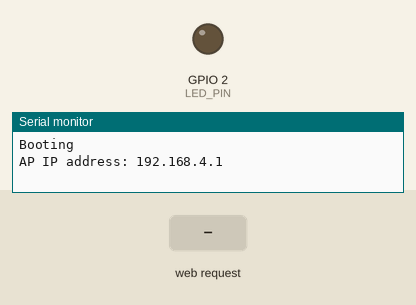
Recording of a program running on a simulated ESP32-S3. Parts: output pins drawn as LEDs (lit = HIGH), the last lines printed to the serial monitor. The inputs (shaded band) are chosen by the test bench.

Above: at 3.2 s.
3.3 s: HTTP request GET /led?state=1 received
At 3.8 s:
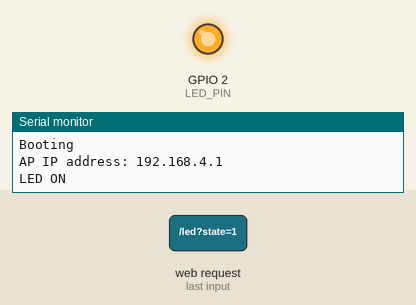
4.8 s: HTTP request GET /led?state=0 received
At 6.2 s:
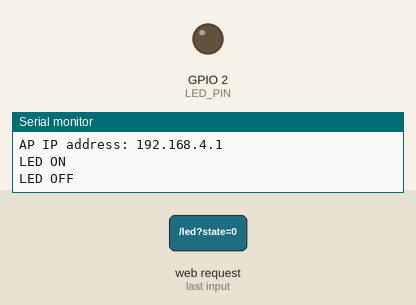
Timing chart, 0 to 7.8 s (numbered marks = the images above; inputs shaded):
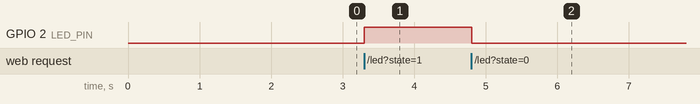

The program:

main.cpp
```cpp
#include <WiFi.h>
#include <Arduino.h>
#include "webpage.h"

//WiFi Access Point credentials
const char* ssid     = "GPS-Compass";
const char* password = "bismarx123";

float lat, lon;

WiFiServer server(80);

const int LED_PIN = 2;

void setup() {
  Serial.begin(115200);
  delay(2000);
  Serial.println("Booting");

  pinMode(LED_PIN, OUTPUT);
  digitalWrite(LED_PIN, LOW); //sets the LED off on boot
  WiFi.softAP(ssid, password); //this thingy creates the access point

  Serial.print("AP IP address: ");
  Serial.println(WiFi.softAPIP()); //this thingy prints IP adress

  server.begin();
}

void parseCoords(const char* request, float& lat, float& lon) {

    lat = 0.0f;
    lon = 0.0f;

    const char* latPointer = strstr(request, "lat=");
    const char* lonPointer = strstr(request, "lon=");
    if (latPointer) {
        latPointer += 4;                // skip "lat="
        lat = strtof(latPointer, nullptr);
    }

    if (lonPointer) {
        lonPointer += 4;                // skip "lon="
        lon = strtof(lonPointer, nullptr);
    }
}

void loop() {
  WiFiClient client = server.available();

  if (!client) return;

  String request = "";

  while (client.connected()) {
    if (client.available()) {
      char c = client.read();
      request += c;
      if (c == '\n') break;   // First line is enough
    }
  }

  /* ===================== LED CONTROL ===================== */
  if (request.indexOf("GET /led?state=1") >= 0) {
    digitalWrite(LED_PIN, HIGH);
    Serial.println("LED ON");
  }
  if (request.indexOf("GET /led?state=0") >= 0) {
    digitalWrite(LED_PIN, LOW);
    Serial.println("LED OFF");
  }

  // Only parse and print coordinates when the /coords endpoint is requested
  if (request.indexOf("GET /coords?") >= 0) {
    parseCoords(request.c_str(), lat, lon);
    Serial.println("Received Coordinates:");
    Serial.print("Latitude: ");
    Serial.println(lat, 4);

    Serial.print("Longitude: ");
    Serial.println(lon, 4);
  }
  /* ===================== HTTP RESPONSE ===================== */
  client.println("HTTP/1.1 200 OK");
  client.println("Content-Type: text/html; charset=UTF-8");
  client.println("Connection: close");
  client.println();
  client.println(webpage);


  client.stop();
}
```

webpage.h
```cpp
#pragma once
#include <pgmspace.h>

/* ===================== EMBEDDED WEBPAGE ===================== */
const char webpage[] PROGMEM = R"rawliteral(
<!DOCTYPE html>
<html>
<head>
  <meta charset="UTF-8">
  <title>GPS-Compass Webserver</title>
  <meta name="viewport" content="width=device-width, initial-scale=1">
  <style>
    body, input, select, textarea, button, p, h1, h2 { font-family: Verdana, sans-serif }
  </style>
</head>

<body>
  <h1 style="margin-bottom: 40px;">GPS-Compass Webserver</h1>

  <div id="modeContainer" style="position:sticky; top:0; padding:10px 8px; z-index:100; border-bottom:1px; display:flex; align-items:flex-start; gap:30px;">
    <div style="display:flex; flex-direction:column; gap:6px; align-items:flex-start;">
      <div style="font-weight:700;">Input mode:</div>
      <select id="inputMode" onchange="toggleInputMode()" class="dropdown">
        <option value="">- SELECT -</option>
        <option value="decimal">Decimal</option>
        <option value="dms">DMS</option>
      </select>
    </div>

    <div style="display:flex; align-items:flex-start; gap:10px; margin-left:6px;">
      <div style="text-align:left; display:flex; flex-direction:column; gap:4px;">
        <div style="font-weight:700;">Latitude</div>
        <select name="lat" id="lat" class="dropdown">
          <option value="null">- SELECT -</option>
          <option value="n">N - North</option>
          <option value="s">S - South</option>
        </select>
      </div>

      <div style="text-align:left; display:flex; flex-direction:column; gap:4px;">
        <div style="font-weight:700;">Longitude</div>
        <select name="lon" id="lon" class="dropdown">
          <option value="null">- SELECT -</option>
          <option value="e">E - East</option>
          <option value="w">W - West</option>
        </select>
      </div>
    </div>
  </div>

<div id="dmsContainer" style="display:none;">
  <h2>DMS INPUT</h2>
  <div id="dmsSection">
<div style="display: inline-grid; grid-template-columns: auto auto; gap: 30px;">
  <div>
  <b>Latitude</b><br>
  <div style="display: inline-flex; align-items: center; gap: 6px;">
    <input type="number" id="latDeg" style="width:45px;" max="90" min="0" oninput="onDmsInput('lat')"> <span>°</span>
    <input type="number" id="latMin" style="width:45px;" max="59" min="0" oninput="onDmsInput('lat')"> <span>'</span>
    <input type="number" id="latSec" style="width:45px;" max="59" min="0" oninput="onDmsInput('lat')"> <span>.</span>
    <input type="number" id="latSecDec" style="width:45px;" min="0" oninput="onDmsInput('lat')"> <span>″</span>
  </div>
</div>

  <div>
  <b>Longitude</b><br>
  <div style="display: inline-flex; align-items: center; gap: 6px;">
    <input type="number" id="lonDeg" style="width:45px;" max="180" min="0" oninput="onDmsInput('lon')"> <span>°</span>
    <input type="number" id="lonMin" style="width:45px;" max="59" min="0" oninput="onDmsInput('lon')"> <span>'</span>
    <input type="number" id="lonSec" style="width:45px;" max="59" min="0" oninput="onDmsInput('lon')"> <span>.</span>
    <input type="number" id="lonSecDec" style="width:45px;" min="0" oninput="onDmsInput('lon')"> <span>″</span>
  </div>
</div>
</div>
</div>
  </div>

<div id="decimalContainer" style="display:none;">
  <h2>DECIMAL INPUT</h2>
  <div id="decimalSection">
  <div style="display: inline-flex; align-items: center; gap: 90px;">
    <div>
      <b>Latitude</b><br>
        <input type="number" style="width: 200px;" value="0" id="latBox" step="0.0001" min="0" max="90" oninput="sliderFunc('latBox', 'latSlider')" onblur="checkBoxRange('latBox','lat')"> <br>
        <input type="range" style="width: 200px;" value="0" id="latSlider" step="0.0001" min="0" max="90" oninput="sliderFunc('latSlider', 'latBox')">
    </div>
      <div>
      <b>Longitude</b><br>
        <input type="number" style="width: 200px;" value="0" id="lonBox" step="0.0001" min="0" max="180" oninput="sliderFunc('lonBox', 'lonSlider')" onblur="checkBoxRange('lonBox','lon')"> <br>
        <input type="range" style="width: 200px;" value="0" id="lonSlider" step="0.0001" min="0" max="180" oninput="sliderFunc('lonSlider', 'lonBox')">
      </div>
  </div>
</div>
</div>

<div> <br>
    	<input type="button" value="UPLOAD COORDINATES" onclick="upload_coords()">
    <p id="status"></p>
  <p id="decimal_output"></p>
  <p id="dms_output"></p>

  <div style="margin-top:12px;">
    <label for="pasteBox"><b>Paste coordinates (temporary):</b></label><br>
    <textarea id="pasteBox" rows="5" style="width:100%; font-size:16px; padding:8px; box-sizing:border-box;" placeholder="Paste coordinates here:"></textarea><br>
    <input type="button" style="margin-top:8px;" value="Apply to inputs (works only for decimal input)" onclick="applyPaste()">
  </div>
<div>
  <h2>LED Control (GPIO 2)</h2>
</div>
<div>
  <input type="button" value="LED ON" onclick="fetch('/led?state=1')">
  <input type="button" value="LED OFF" onclick="fetch('/led?state=0')">
</div>
<style>
  .dropdown {
    font-family: Verdana;
    font-size: 16px;
    padding: 6px 12px;
    min-width: 120px;
    height: 40px;
    vertical-align: middle;
    display: block;
    box-sizing: border-box;
  }
</style>

<script>
    function sliderFunc(inputIn, inputOut) {
      var val = document.getElementById(inputIn).value
      //document.getElementById(inputOut).value = Math.round((Math.abs(val) * scale)).toString()
        document.getElementById(inputOut).value = Math.abs(val).toFixed(4);
        if (inputIn.indexOf('lat') === 0) convertDecimalToDmsFor('lat');
        if (inputIn.indexOf('lon') === 0) convertDecimalToDmsFor('lon');
        updateDecimalOutput();
    }
      function upload_coords() {
        var mode = document.getElementById('inputMode').value;
        var lat, lon;
        if (mode === 'dms') {
            lat = dmsToDecimal('lat');
            lon = dmsToDecimal('lon');
            // validate absolute values entered in DMS (deg/min/sec -> absolute decimal)
            var vErr = validateCoords(Math.abs(lat), Math.abs(lon));
            if (vErr) { alert(vErr); return; }
          } else {
            // read raw user-entered box values (positive 0.. ranges) and validate those
            var rawLat = parseFloat(document.getElementById('latBox').value) || 0;
            var rawLon = parseFloat(document.getElementById('lonBox').value) || 0;
            var vErr = validateCoords(rawLat, rawLon);
            if (vErr) { alert(vErr); return; }
            lat = rawLat;
            lon = rawLon;
            // apply hemisphere sign after validation
            if (document.getElementById('lat').value === 's') lat = -Math.abs(lat);
            if (document.getElementById('lon').value === 'w') lon = -Math.abs(lon);
          }
          var lat_string = lat.toFixed(4);
          var lon_string = lon.toFixed(4);
          fetch('/coords?lat=' + lat_string + '&lon=' + lon_string)
          .then(() => {
            document.getElementById('status').innerText = 'Sent: lat=' + lat_string + ', lon=' + lon_string;
          })
          .catch(() => {
            document.getElementById('status').innerText = 'Failed to send coordinates';
          });
      }

    function parseFractionalPart(part) {
      if (!part && part !== 0) return 0;
      var s = part.toString();
      if (s.indexOf('.') >= 0) return parseFloat(s);
      if (s === '') return 0;
      return parseFloat('0.' + s);
    }

    function dmsToDecimal(axis) {
      var deg = parseFloat(document.getElementById(axis + 'Deg').value) || 0;
      var min = parseFloat(document.getElementById(axis + 'Min').value) || 0;
      var sec = parseFloat(document.getElementById(axis + 'Sec').value) || 0;
      var secDecRaw = document.getElementById(axis + 'SecDec').value || '';
      var secDec = parseFractionalPart(secDecRaw);
      var seconds = sec + secDec;
      var dec = deg + (min / 60) + (seconds / 3600);
      if (axis === 'lat') {
        if (document.getElementById('lat').value === 's') dec = -dec;
      } else if (axis === 'lon') {
        if (document.getElementById('lon').value === 'w') dec = -dec;
      }
      return dec;
    }

    function convertDmsToDecimalFor(axis) {
      var dec = dmsToDecimal(axis);
      var boxId = (axis === 'lat') ? 'latBox' : 'lonBox';
      document.getElementById(boxId).value = Math.abs(dec).toFixed(4);
      updateDecimalOutput();
    }

    function convertDecimalToDmsFor(axis) {
      var boxId = (axis === 'lat') ? 'latBox' : 'lonBox';
      var val = parseFloat(document.getElementById(boxId).value) || 0;
      var absVal = Math.abs(val);
      var deg = Math.floor(absVal);
      var rem = (absVal - deg) * 60;
      var mins = Math.floor(rem);
      var secs = (rem - mins) * 60;
      var secInt = Math.floor(secs);
      var secFrac = secs - secInt;
      var secDecStr = secFrac.toFixed(3).split('.')[1];
      document.getElementById(axis + 'Deg').value = deg;
      document.getElementById(axis + 'Min').value = mins;
      document.getElementById(axis + 'Sec').value = secInt;
      document.getElementById(axis + 'SecDec').value = secDecStr;
      updateDmsOutput();
    }

    function onDmsInput(axis) {
      convertDmsToDecimalFor(axis);
    }

    function updateDecimalOutput() {
      var latVal = document.getElementById('latBox').value || '0';
      var lonVal = document.getElementById('lonBox').value || '0';
      document.getElementById('decimal_output').innerText = 'Decimal output: ' + latVal + ', ' + lonVal;
    }

    function updateDmsOutput() {
      var latD = document.getElementById('latDeg').value || '0';
      var latM = document.getElementById('latMin').value || '0';
      var latS = document.getElementById('latSec').value || '0';
      var latSD = document.getElementById('latSecDec').value || '0';
      var lonD = document.getElementById('lonDeg').value || '0';
      var lonM = document.getElementById('lonMin').value || '0';
      var lonS = document.getElementById('lonSec').value || '0';
      var lonSD = document.getElementById('lonSecDec').value || '0';
      document.getElementById('dms_output').innerText = 'DMS output: ' + latD + '° ' + latM + "' " + latS + '.' + latSD + '″, ' + lonD + '° ' + lonM + "' " + lonS + '.' + lonSD + '″';
    }

    function toggleInputMode() {
      var mode = document.getElementById('inputMode').value;
      var decC = document.getElementById('decimalContainer');
      var dmsC = document.getElementById('dmsContainer');
      if (decC) decC.style.display = (mode === 'decimal') ? 'block' : 'none';
      if (dmsC) dmsC.style.display = (mode === 'dms') ? 'block' : 'none';
    }

    document.addEventListener('DOMContentLoaded', function() {
      var sel = document.getElementById('inputMode');
      if (sel) {
        if (sel.value === undefined) sel.value = '';
      }
    });

    function applyPaste() {
      var txt = document.getElementById('pasteBox').value || '';
      var m = txt.match(/-?\d+\.?\d*/g);
      if (!m || m.length < 2) {
        alert('Please paste two decimal coordinates (lat, lon)');
        return;
      }
      var lat = parseFloat(m[0]);
      var lon = parseFloat(m[1]);
      document.getElementById('latBox').value = Math.abs(lat).toFixed(4);
      document.getElementById('lonBox').value = Math.abs(lon).toFixed(4);
      document.getElementById('lat').value = (lat < 0) ? 's' : 'n';
      document.getElementById('lon').value = (lon < 0) ? 'w' : 'e';
      updateDecimalOutput();
      convertDecimalToDmsFor('lat');
      convertDecimalToDmsFor('lon');
    }

    function validateCoords(lat, lon) {
      if (!isFinite(lat) || !isFinite(lon)) return 'Coordinates must be numeric values';
      if (lat < 0 || lat > 90) return 'Latitude must be between 0 and 90';
      if (lon < 0 || lon > 180) return 'Longitude must be between 0 and 180';
      return '';
    }

    function checkBoxRange(boxId, axis) {
      var el = document.getElementById(boxId);
      var v = parseFloat(el.value);
      if (!isFinite(v)) {
        alert('Please enter a numeric value');
        el.value = '0.0000';
        return;
      }
      var max = (axis === 'lat') ? 90 : 180;
      if (v < 0 || v > max) {
        var clamped = Math.min(Math.max(v, 0), max);
        el.value = Math.abs(clamped).toFixed(4);
        alert((axis === 'lat' ? 'Latitude' : 'Longitude') + ' must be between 0 and ' + max + '. Value adjusted.');
      }
    }
  </script>
)rawliteral";
/* ============================================================ */
```

Measured:
- after the input at 3.3 s, GPIO 2 (LED_PIN): LOW → HIGH at once
- after the input at 4.8 s, GPIO 2 (LED_PIN): HIGH → LOW at once
